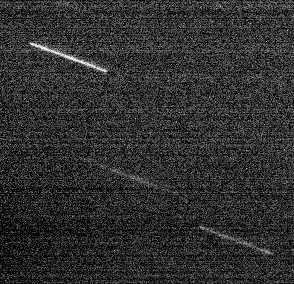
#> input picture -21_crop.png, 294 x 284 px
$ jupyter execute --allow-errors Untitled5-Copy1.ipynb   (shell and % lines are left out)
#> lines starting #> are read from the running program, lines starting #| are printed output that depends on the picture; after the words box and inside, x2 and y2 are one past the last pixel; in counts of white or black regions, pixels touching at a corner belong together
#> further down, img is the input picture: shape (284, 294); min 0, max 250, mean 47.3
#| (284, 294)
[cell 1]
import PIL.Image as Image
import numpy as np
import matplotlib
import matplotlib.pyplot as plt
import cv2

[cell 2]
def adaTh(img):
    img = cv2.medianBlur(img, 5)
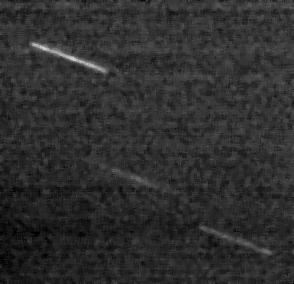
#> img: shape (284, 294); min 0, max 211, mean 46.3
    img1 = img.copy()
    # plt.figure()
    # plt.imshow(img[30:70, 30:70], cmap = 'gray')

    for i in range(6, img.shape[0] - 6):
        for j in range(6, img.shape[1] - 6):
            kernel = img[i - 5: i + 5, j - 5:j + 5]
            s = np.sort(kernel.flatten())
            img1[i, j] = np.mean(s[:50])
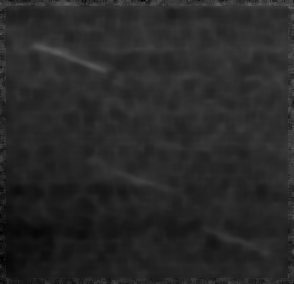
#> img1: shape (284, 294); min 0, max 100, mean 39.6

    img_diff = img.astype(np.short) - img1.astype(np.short)
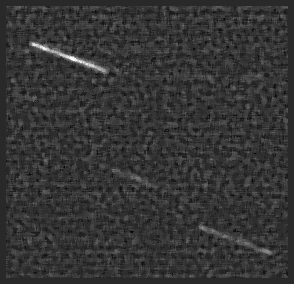
#> img_diff: shape (284, 294) int16; min -25, max 127, mean 6.7; drawn with min black and max white
    for i in range(img_diff.shape[0]):
        for j in range(img_diff.shape[1]):
            if img_diff[i, j] < 4:
                img_diff[i, j] = 0
            else:
                img_diff[i, j] = 255
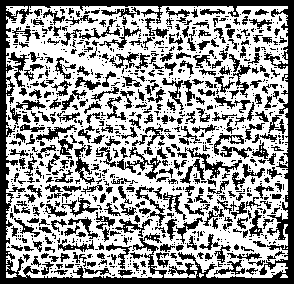
#> img_diff: shape (284, 294) int16; 60% white; 1114 black regions (769 under 20 px), largest, box (x1, y1, x2, y2) and area: (0, 0, 294, 284) 9647, (117, 147, 161, 179) 382, (185, 147, 242, 179) 350
    img_diff = img_diff.astype(np.uint8)
    return img_diff

[cell 3]
img = cv2.imread('-21_crop.png', 0)
print(img.shape)
img_diff = adaTh(img)
plt.figure()
plt.imshow(img_diff, cmap = 'gray')
cv2.imwrite('save.png', img_diff)
#> Out = True

#> (a cell that did not finish here is left out)

[cell 5]
fig = plt.figure(dpi = 200)
#> (the rest of this cell did not finish here and is left out)

[cell 6]
for i in range(img_diff.shape[0]):
    for j in range(img_diff.shape[1]):
        if img_diff[i, j] < 2:
            img_diff[i, j] = 0
img_diff = img_diff.astype(np.uint8)
plt.figure()
plt.imshow(img_diff, cmap = 'gray')
img_diff[:50, 30:50]

$ run again, with -27_crop.png copied over -21_crop.png
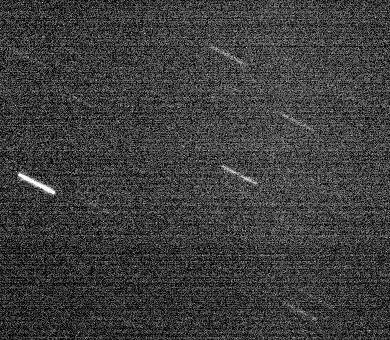
#> input picture -27_crop.png, 390 x 340 px
#> img is the input picture: shape (340, 390); min 0, max 255, mean 60.5
#| (340, 390)
#> after the loop in adaTh, `for i in range(6, img.shape[0] - 6):`:
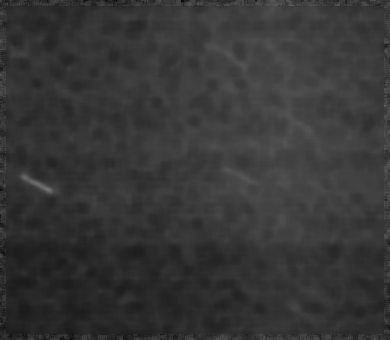
#> img1: shape (340, 390); min 8, max 114, mean 54.1
#> after the loop in adaTh, `for i in range(img_diff.shape[0]):`:
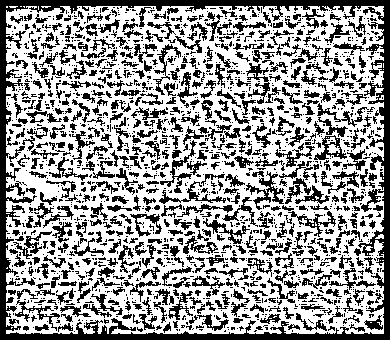
#> img_diff: shape (340, 390) int16; 61% white; 1839 black regions (1284 under 20 px), largest, box (x1, y1, x2, y2) and area: (0, 0, 390, 340) 12469, (246, 171, 284, 210) 428, (246, 63, 270, 104) 344
#> Out = True
